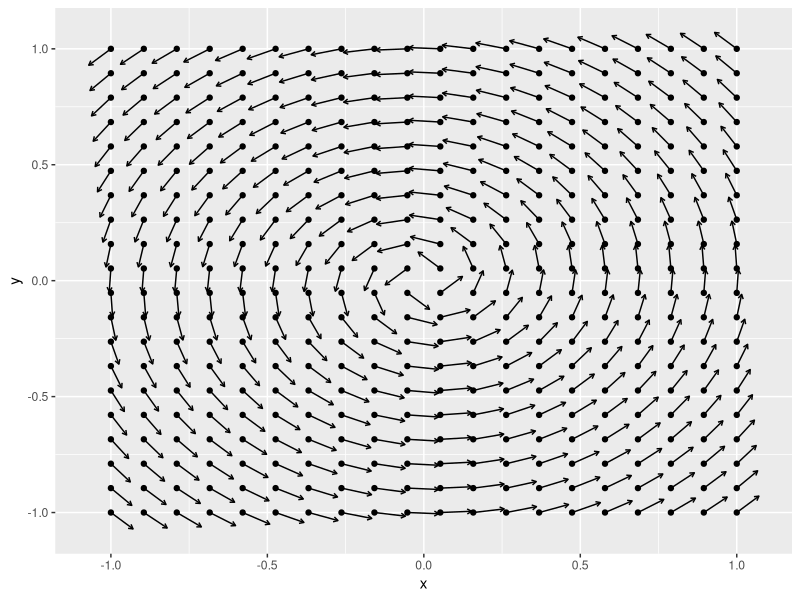
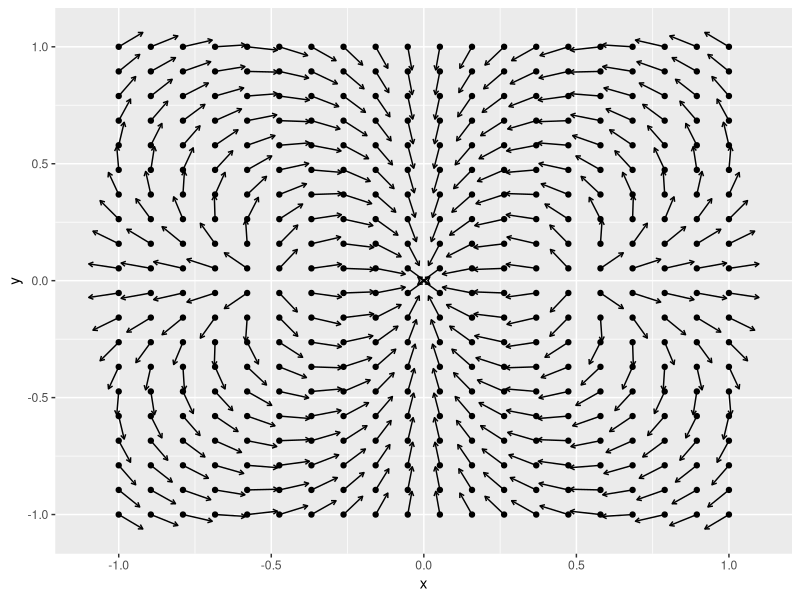
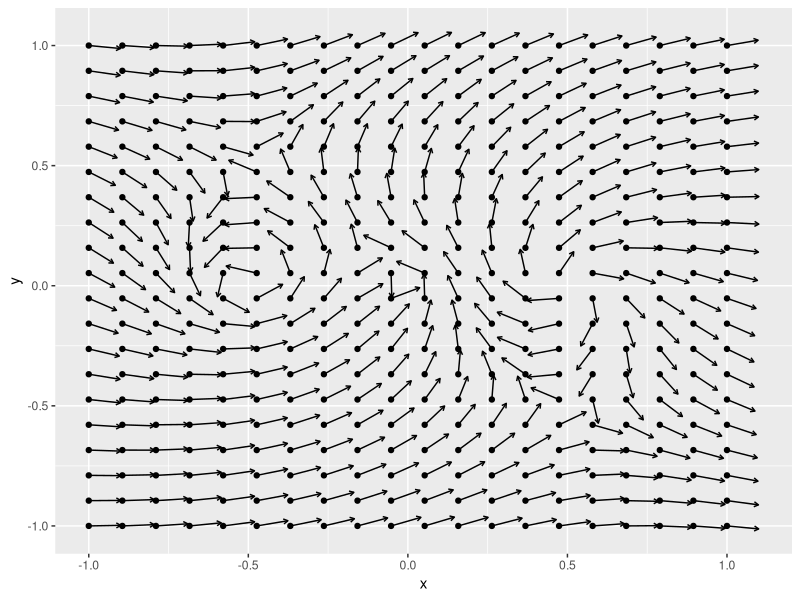
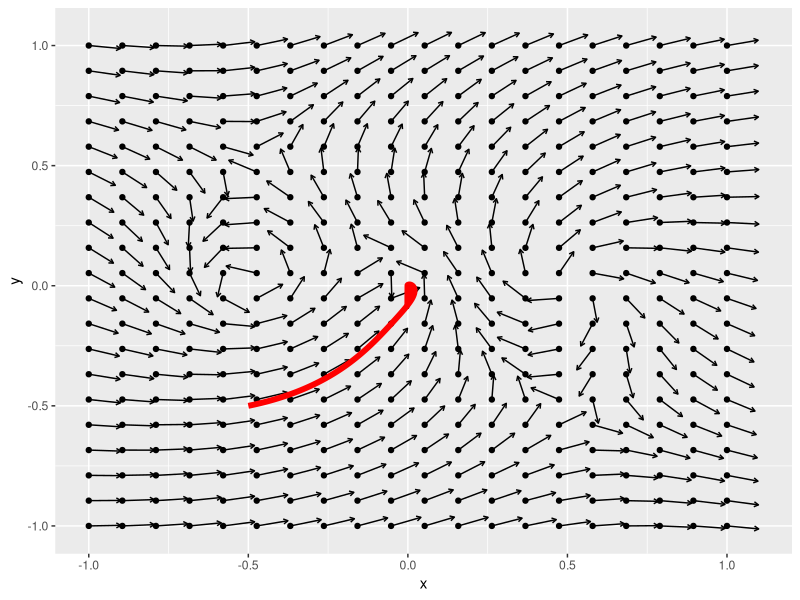
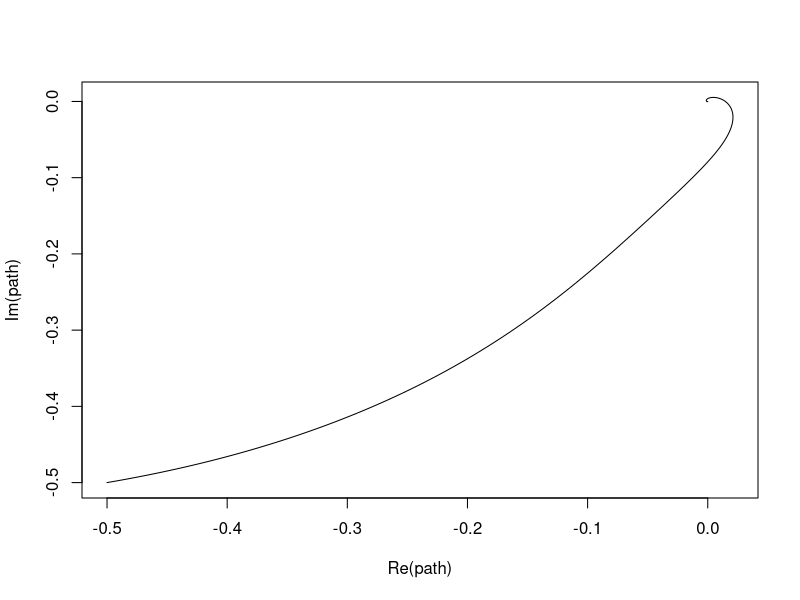
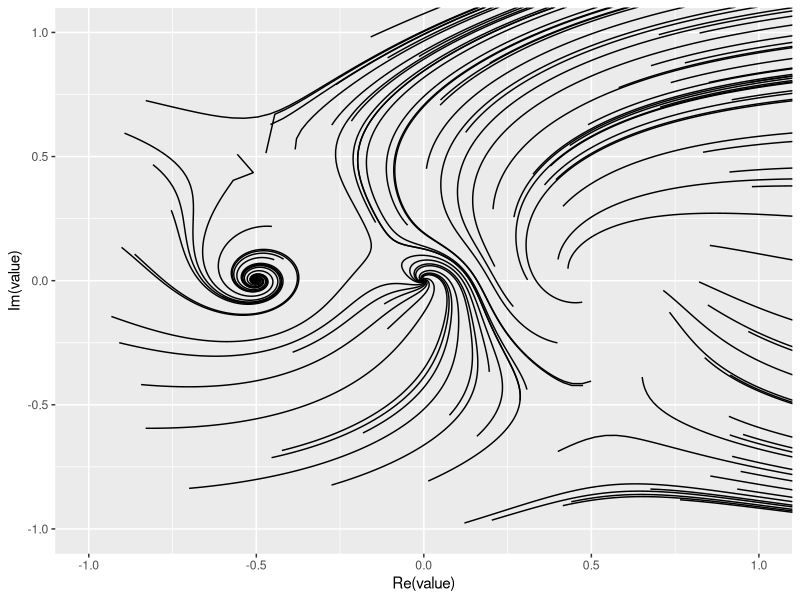
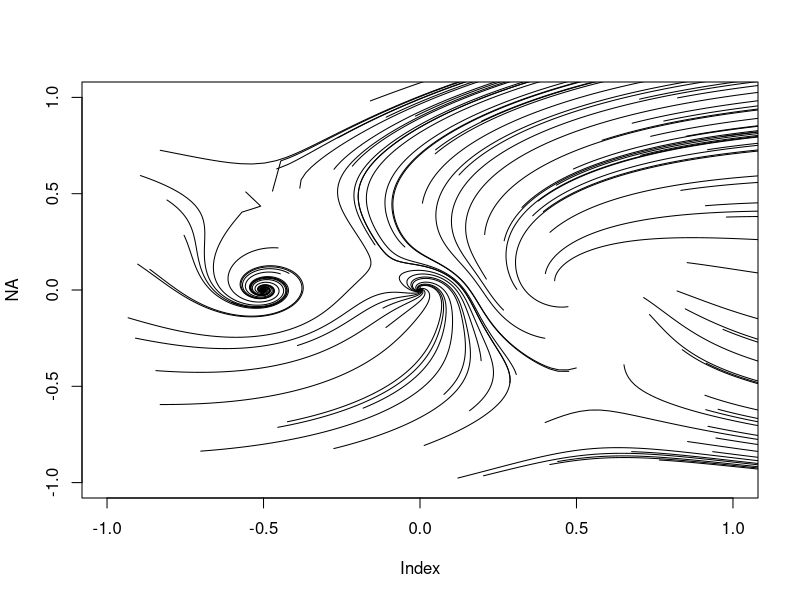
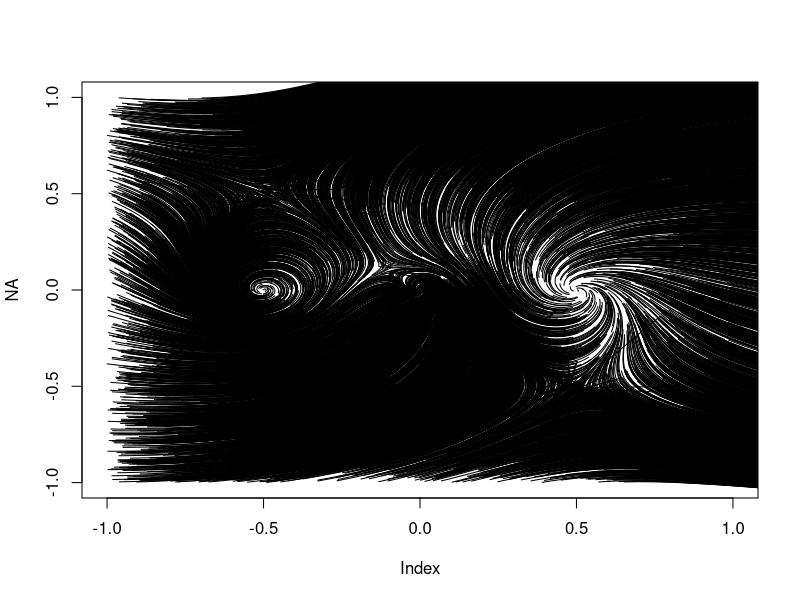

Recreate these plots in R, in order.
## ---- chunk 1
set.seed(2911)
library(ggplot2)
library(data.table)

N=20
dat <- expand.grid(x=seq(-1,1,l=20), y=seq(-1,1,l=20))
setDT(dat)

dat[ , z := x+1i*y ]
dat[ , v := complex(argument=Arg(z)+pi/2) ]
dat[ , z2 := z + .1*v  ]

ggplot(dat) + aes(x,y) + 
  geom_point()+
  geom_segment(aes(xend = Re(z2), yend = Im(z2)), arrow = arrow(length=unit(0.05,"inches")))


## ---- chunk 2
library(ggplot2)
library(data.table)



plotFlow <- function(FUN) {

  N=20
  dat <- expand.grid(x=seq(-1,1,l=20), y=seq(-1,1,l=20))
  setDT(dat)
  
  dat[ , z := x+1i*y ]
  dat[ , v := complex(argument=Arg(FUN(z))) ]
  dat[ , z2 := z + .1*v  ]
  
  ggplot(dat) + aes(x,y) + 
    geom_point()+
    geom_segment(aes(xend = Re(z2), yend = Im(z2)), arrow = arrow(length=unit(0.05,"inches")))
}


plotFlow( \(z) (z-.5)*(z+.5)*z )

## ---- chunk 3

plotFlow( \(z) (z-.5)*(z+.5)*z / ((z-0.5i+0.5)* (z+0.5i-0.5)*(z+.1-.1i)) )

## ---- chunk 4
flowFunction = \(z) (z-.5)*(z+.5)*z / ((z-0.5i+0.5)* (z+0.5i-0.5)*(z+.1-.1i))
path <- -0.5 + -0.5i
for(i in 2:1000)  path[i] = path[i-1] + 0.01 * flowFunction(path[i-1])
## ---- chunk 5
plotFlow(flowFunction) + geom_line(data=data.frame(path) , aes(x=Re(path), y=Im(path)), col="red", lwd=2)
## ---- chunk 6
plot(path, type="l")
## ---- chunk 7
N=100
M=1000

path_points <- matrix(nrow=N, ncol=M)

path_points[,1] <- runif(N, -1,1) + 1i*runif(N,-1,1)
for(i in 2:M) path_points[,i] <- path_points[,i-1] + .01 * flowFunction(path_points[,i-1])



## ---- chunk 8
reshape2::melt(path_points) |>
  ggplot(aes(x=Re(value), y=Im(value))) + geom_path(aes(group=Var1)) + 
  coord_cartesian(xlim=c(-1,1), ylim=c(-1,1))
## ---- chunk 9
plot(NA, xlim=c(-1,1), ylim=c(-1,1))
for(i in 1:N) lines(path_points[i,])
## ---- chunk 10
N=10000
M=100

path_points <- matrix(nrow=N, ncol=M)

path_points[,1] <- runif(N, -1,1) + 1i*runif(N,-1,1)
for(i in 2:M) path_points[,i] <- path_points[,i-1] + .01 * flowFunction(path_points[,i-1])

plot(NA, xlim=c(-1,1), ylim=c(-1,1))
for(i in 1:N) lines(path_points[i,])

## ---- chunk 11
plot(NA, xlim=c(-1,1), ylim=c(-1,1))
for(i in 1:N) points(path_points[i,], pch=".", col=hsv(0,0,0,0.1))
## ---- chunk 12
plot(NA, xlim=c(-1,1), ylim=c(-1,1))
for(i in 1:N) points(path_points[i,], pch=".", col=hsv(0,0,0,0.1))
points(c(-0.5+0.5i, 0.5-0.5i,-0.1+0.1i), col="blue", cex=2,pch=4, lwd=4)
points(c(-0.5+0i, 0.5,0), col="red", cex=2,pch=1, lwd=4)
## ---- chunk 13
N=10000
M=100

path_points_forward <- matrix(nrow=N, ncol=M)
path_points_backward <- matrix(nrow=N, ncol=M)

path_points_forward[,1] <- runif(N, -1,1) + 1i*runif(N,-1,1)
for(i in 2:M) path_points_forward[,i] <- path_points_forward[,i-1] + .01 * flowFunction(path_points_forward[,i-1])

path_points_backward[,1] <- path_points_forward[,1]
for(i in 2:M) path_points_backward[,i] <- path_points_backward[,i-1] - .01 * flowFunction(path_points_backward[,i-1])


plot(NA, xlim=c(-1,1), ylim=c(-1,1))
for(i in 1:N) points(path_points_forward[i,], pch=".", col=hsv(0,0,0,0.1))
for(i in 1:N) points(path_points_backward[i,], pch=".", col=hsv(0,0,0,0.1))

## ---- chunk 14
N=10000
M=100

path_points_forward <- matrix(nrow=N, ncol=M)
path_points_backward <- matrix(nrow=N, ncol=M)

path_points_forward[,1] <- runif(N, -1,1) + 1i*runif(N,-1,1)
for(i in 2:M) path_points_forward[,i] <- path_points_forward[,i-1] + runif(N,0,.02) * flowFunction(path_points_forward[,i-1])

path_points_backward[,1] <- path_points_forward[,1]
for(i in 2:M) path_points_backward[,i] <- path_points_backward[,i-1] - runif(N,0,0.02) *
  flowFunction(path_points_backward[,i-1])

par(mar=c(1,1,1,1))
plot(NA, xlim=c(-1,1), ylim=c(-1,1), asp=0,axes=F)
for(i in 1:N) points(path_points_forward[i,], pch=".", col=hsv(0,0,0,0.1))
for(i in 1:N) points(path_points_backward[i,], pch=".", col=hsv(0,0,0,0.1))

## ---- chunk 15
poles <- runif(20,-1,1) + 1i*runif(20,-1,1)
zeros <- runif(20,-1,1) + 1i*runif(20,-1,1)
flowFunction <- function(z) {
  fz = z-zeros[1]
  for(i in zeros[-1]) fz = fz * (z-i)
  for(i in poles) fz = fz / (z-i)
  fz/Mod(fz)
  }
## ---- chunk 16
N=5000
M=200

path_points_forward <- matrix(nrow=N, ncol=M)
path_points_backward <- matrix(nrow=N, ncol=M)

path_points_forward[,1] <- runif(N,-1,1) + 1i*runif(N,-1,1)

for(i in 2:M) path_points_forward[,i] <- path_points_forward[,i-1] + runif(N,0,0.01) * 
  flowFunction(path_points_forward[,i-1])

path_points_backward[,1] <- path_points_forward[,1]
for(i in 2:M) path_points_backward[,i] <- path_points_backward[,i-1] - runif(N,0,0.01) *
  flowFunction(path_points_backward[,i-1])

par(mar=c(1,1,1,1))
plot(NA, xlim=c(-1,1), ylim=c(-1,1), asp=0,axes=F)
for(i in 1:M) points(path_points_forward[,i], pch=".", col=hsv(0,0,0,0.1))
for(i in 1:M) points(path_points_backward[,i], pch=".", col=hsv(0,0,0,0.1))

## ---- chunk 17
N=5000
M=200

path_points_forward <- matrix(nrow=N, ncol=M)
path_points_backward <- matrix(nrow=N, ncol=M)

path_points_forward[,1] <- 0.4*exp(2i * pi * seq(0,1,l=N))

for(i in 2:M) path_points_forward[,i] <- path_points_forward[,i-1] + runif(N,0,0.01) * 
  flowFunction(path_points_forward[,i-1])

path_points_backward[,1] <- path_points_forward[,1]
for(i in 2:M) path_points_backward[,i] <- path_points_backward[,i-1] - runif(N,0,0.01) *
  flowFunction(path_points_backward[,i-1])

par(mar=c(1,1,1,1))
plot(NA, xlim=c(-1,1), ylim=c(-1,1), asp=0,axes=F)
for(i in 2:M) points(path_points_forward[,i], pch=".", col=hsv(0,0,0,0.1))
for(i in 2:M) points(path_points_backward[,i], pch=".", col=hsv(0,0,0,0.1))

## ---- chunk 18
N=5000
M=200

path_points_forward <- matrix(nrow=N, ncol=M)
path_points_backward <- matrix(nrow=N, ncol=M)

path_points_forward[,1] <- runif(N,-1,1)*(1 + 1i*runif(1,-.5,.5))

for(i in 2:M) path_points_forward[,i] <- path_points_forward[,i-1] + runif(N,0,0.01) * 
  flowFunction(path_points_forward[,i-1])

path_points_backward[,1] <- path_points_forward[,1]
for(i in 2:M) path_points_backward[,i] <- path_points_backward[,i-1] - runif(N,0,0.01) *
  flowFunction(path_points_backward[,i-1])

par(mar=c(1,1,1,1))
plot(NA, xlim=c(-1,1), ylim=c(-1,1), asp=0,axes=F)
for(i in 2:M) points(path_points_forward[,i], pch=".", col=hsv(0,0,0,0.1))
for(i in 2:M) points(path_points_backward[,i], pch=".", col=hsv(0,0,0,0.1))

